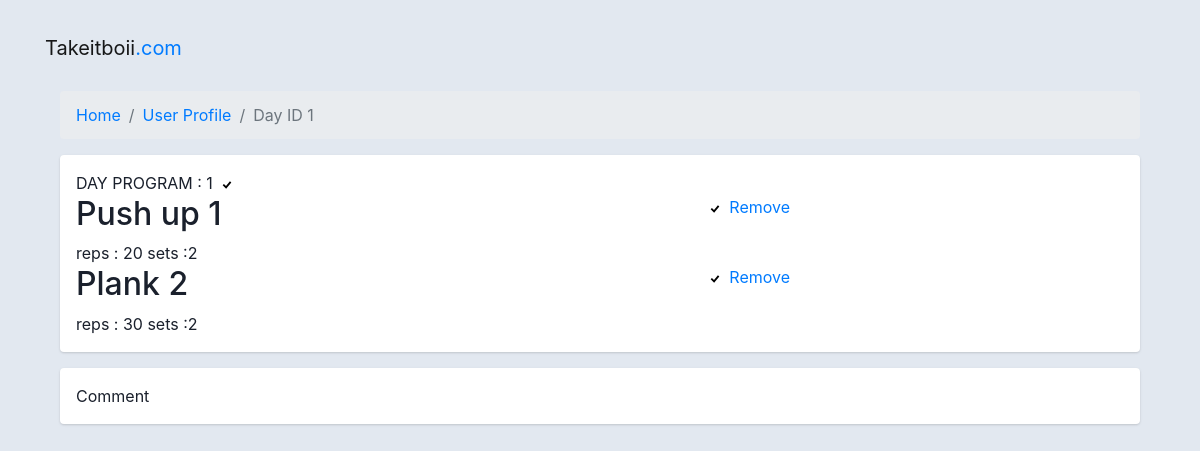
The app's page /Users/1 with its own data.
### Tracking/models.py (models this page shows, shortened)
class Workout(models.Model):
    exercise = models.ForeignKey(Exercise,on_delete=models.CASCADE,null=True)
    reps = models.PositiveIntegerField()
    sets = models.PositiveIntegerField()
    status = models.BooleanField(default=False)

class Exercise(models.Model):
    exercise_name = models.CharField(max_length = 100)
    parts = models.CharField(max_length = 100)
    def __str__(self):
        return f"{self.exercise_name}"

### Users/views.py (the view)
# urls.py: path("<int:id>", views.show_program, name="show_program"),
def show_program(request, id):
    cus_tracks_objective = get_object_or_404(
        Program, id=id).objective.all()
    check_program_length = len(cus_tracks_objective)
    check_program = 0
    show_program_status = 0
    for i in cus_tracks_objective:
        if i.status:
            check_program += 1
    select_program = Program.objects.filter(id=id)
    if check_program == check_program_length:
        select_program.update(status=True)
        show_program_status = 1
    else:
        select_program.update(status=False)
        show_program_status = 0
    context = {"id": id,
               "workout":  cus_tracks_objective,
               "status_day": show_program_status}
    return render(request, 'users/show_track.html', context)

### Users/templates/users/show_track.html (shortened to what this page needs)
<!DOCTYPE html>
<html>
<head>
    <link rel="stylesheet" href="https://stackpath.bootstrapcdn.com/bootstrap/4.3.1/css/bootstrap.min.css"
>
</head>
<body>
    <nav class="navbar navbar-expand-lg navbar-light">
        <div class="container">
            <a href="{% url 'home:index' %}" class="navbar-brand">Takeitboii<span class="text-primary">.com</span></a>
        </div>
    </nav>
    <div class="container">
        <div class="main-body">
            <nav aria-label="breadcrumb" class="main-breadcrumb">
                <ol class="breadcrumb">
                    <li class="breadcrumb-item"><a href="{% url 'home:index' %}">Home</a></li>
                    <li class="breadcrumb-item "><a href="{% url 'Users:userprofile' %}">User Profile</a></li>
                    <li class="breadcrumb-item active" aria-current="page">Day ID {{id}}</li>
                </ol>
            </nav>
            <div class="row gutters-sm">
                <div class="col-md-12 mb-3">
                    <div class="card">
                        <div class="card-body">
                            <large>DAY PROGRAM : {{id}}</large>
                            {% if status_day %}
                            <svg width="20px" height="20px" viewBox="-81 0 512 512" xmlns="http://www.w3.org/2000/svg">
                                <title>i-tick</title>
                                <path d="M64 261L96 229 149 282 250 160 286 192 153 350 64 261Z" />
                            </svg>
                            {% else %}
                            <svg width="15px" height="15px" viewBox="-28 0 512 512" xmlns="http://www.w3.org/2000/svg">
                                <title>cancel</title>
                                <path
                                    d="M64 388L196 256 64 124 96 92 228 224 360 92 392 124 260 256 392 388 360 420 228 288 96 420 64 388Z" />
                            </svg>
                            {% endif %}
                            {% for x in workout %}
                            <div class="row">
                                <div class="col-sm-7 ">
                                    <h2> {{x.exercise}} {{x.id}} </h2>
                                </div>
                                <div class="col-sm-3 text-secondary">
                                    {% if x.status %}
                                    <svg width="20px" height="20px" viewBox="-81 0 512 512"
                                        xmlns="http://www.w3.org/2000/svg">
                                        <title>i-tick</title>
                                        <path d="M64 261L96 229 149 282 250 160 286 192 153 350 64 261Z" />
                                    </svg>
                                    <a href="{% url 'Users:trackremove' x.id id %}" ;>Remove</a>
                                    {% endif %}
                                </div>
                            </div>
                            reps : {{x.reps}}
                            sets :{{x.sets}}
                            {% endfor %}
                        </div>
                    </div>
                </div>
                <div class="col-md-12 mb-3">
                    <div class="card">
                        <div class="card-body">
                            <large>
                                Comment
                            </large>
                        </div>
                    </div>
                </div>
            </div>
        </div>
    </div>
</body>
</html>

### Users/templates/users/show_track.html (style rules this page uses)
body { margin-top: 20px; color: #1a202c; text-align: left; background-color: #e2e8f0; }
.main-body { padding: 15px; }
.card { box-shadow: 0 1px 3px 0 rgba(0, 0, 0, .1), 0 1px 2px 0 rgba(0, 0, 0, .06); }
.card { position: relative; display: flex; flex-direction: column; min-width: 0; word-wrap: break-word; background-color: #fff; background-clip: border-box; border: 0 solid rgba(0, 0, 0, .125); border-radius: .25rem; }
.card-body { flex: 1 1 auto; min-height: 1px; padding: 1rem; }
.gutters-sm { margin-right: -8px; margin-left: -8px; }
.gutters-sm>.col, .gutters-sm>[class*=col-] { padding-right: 8px; padding-left: 8px; }
.mb-3, .my-3 { margin-bottom: 1rem !important; }

### records on screen
Workout: exercise "Push up", id "1", status True (drawn), reps "20", sets "2"
Workout: exercise "Plank", id "2", status True (drawn), reps "30", sets "2"

### other values on screen
{{ id }} "1"
